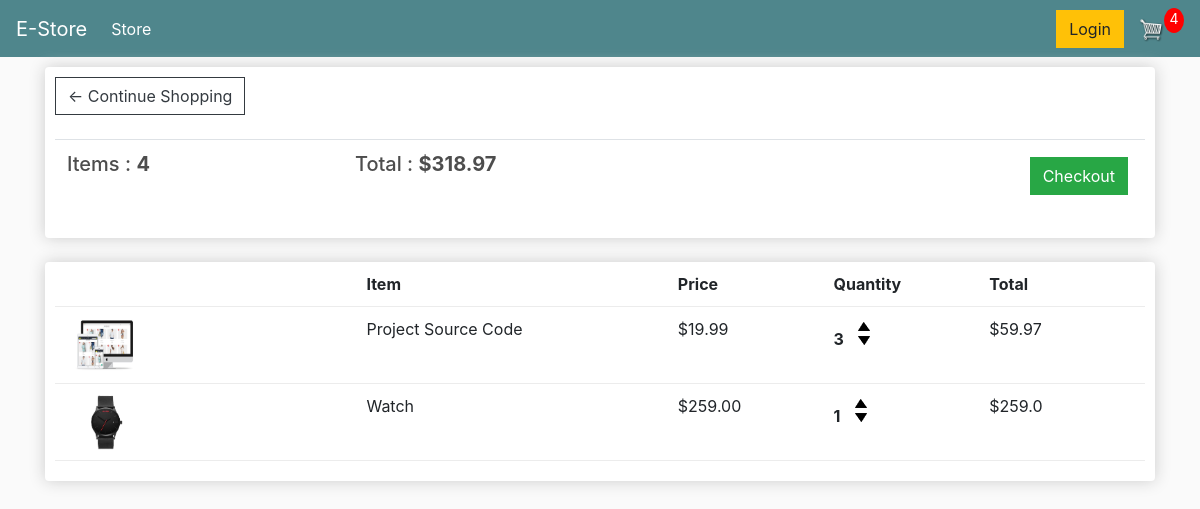
/cart/ (signed in), run on an earlier commit of the app's database.
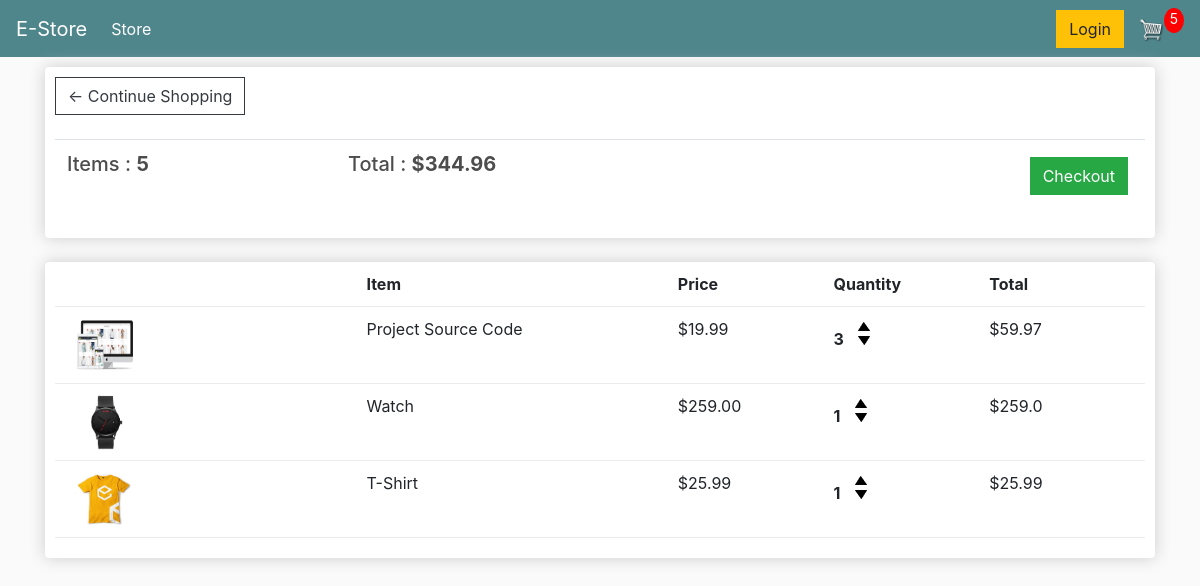
And on a later commit of the database.
### store/models.py (models this page shows, shortened)
class Order(models.Model):
    customer=models.ForeignKey(Customer, on_delete=models.SET_NULL, blank=True, null=True)
    date_ordered=models.DateTimeField(auto_now_add=True)
    complete=models.BooleanField(default=False, null=True, blank=False)
    transaction_id=models.CharField(max_length=200, null=True)
    @property
    def get_cart_total(self):
        orderitems=self.orderitem_set.all()
        total=sum([item.get_total for item in orderitems])
        return total
    @property
    def get_cart_items(self):
        orderitems=self.orderitem_set.all()
        total=sum([item.quantity for item in orderitems])
        return total

class OrderItem(models.Model):
    product=models.ForeignKey(Product, on_delete=models.SET_NULL, blank=True, null=True)
    order=models.ForeignKey(Order, on_delete=models.SET_NULL, blank=True, null=True)
    quantity=models.IntegerField(default=0, null=True, blank=True)
    date_added=models.DateTimeField(auto_now_add=True)
    @property
    def get_total(self):
        total=self.product.price * self.quantity
        return total

class Product(models.Model):
    name=models.CharField(max_length=200, null=True)
    price=models.FloatField()
    digital=models.BooleanField(default=False, null=True, blank=False)
    image=models.ImageField(null=True, blank=True)
    @property
    def imageURL(self):
        try:
            url=self.image.url
        except:
            url=''
        return url

### store/views.py (the view)
# urls.py: path('cart/', views.cart, name="cart"),
def cart(request):
    if request.user.is_authenticated:
        customer=request.user.customer
        order,created=Order.objects.get_or_create(customer=customer, complete=False)
        items=order.orderitem_set.all()
        cartItems=order.get_cart_items
    else:
        items=[]
        order={'get_cart_total':0, 'get_cart_items':0, 'shipping':False}
        cartItems=order['get_cart_items']
    context={'items':items, 'order':order, 'cartItems':cartItems}
    return render(request, 'store/cart.html', context)

### store/templates/store/cart.html
{% extends 'store/main.html' %}
{% load static %}
{% block content %}
    <div class="row">
        <div class="col-lg-12">
            <div class="box-element">
                <a class="btn btn-outline-dark" href="{% url 'store' %}">&#x2190; Continue Shopping</a>
                <br>
                <br>
                <table class="table">
                    <tr>
                        <th><h5>Items : <strong>{{order.get_cart_items}}</strong></h5></th>
                        <th><h5>Total : <strong>${{order.get_cart_total|floatformat:2}}</strong></h5></th>
                        <th>
                            <a style="float: right; margin: 5px;" class="btn btn-success" href="{% url 'checkout' %}">Checkout</a>
                        </th>
                    </tr>
                </table>
            </div>
            <br>
            <div class="box-element">
                <div class="cart-row">
                    <div style="flex:2"></div>
                    <div style="flex:2"><strong>Item</strong></div>
                    <div style="flex:1"><strong>Price</strong></div>
                    <div style="flex:1"><strong>Quantity</strong></div>
                    <div style="flex:1"><strong>Total</strong></div>
                </div>
                {% for item in items %}
                <div class="cart-row">
                    <div style="flex:2"><img class="row-image" src="{{item.product.imageURL}}"></div>
                    <div style="flex:2">{{item.product.name}}</div>
                    <div style="flex:1">${{item.product.price|floatformat:2}}</div>
                    <div style="flex:1">
                        <p class="quantity">{{item.quantity}}</p>
						<div class="quantity">
							<img data-product="{{item.product.id}}" data-action="add" class="chg-quantity update-cart" src="{% static  'images/arrow-up.png' %}">
							<img data-product="{{item.product.id}}" data-action="remove" class="chg-quantity update-cart" src="{% static  'images/arrow-down.png' %}">
						</div>
                    </div>
                    <div style="flex:1">${{item.get_total}}</div>
                </div>
                {% endfor %}
            </div>
        </div>
    </div>
{% endblock %}

### store/templates/store/main.html (shortened to what this page needs)
<!DOCTYPE html>
{% load static %}
<html>
<head>
    <link rel="stylesheet" href="https://stackpath.bootstrapcdn.com/bootstrap/4.4.1/css/bootstrap.min.css">
    <link rel="stylesheet" type="text/css" href="{% static 'css/main.css' %}">
</head>
<body>
    <nav class="navbar navbar-expand-lg navbar-dark bg-dark">
        <a class="navbar-brand" href="{% url 'store' %}">E-Store</a>
        <div class="collapse navbar-collapse" id="navbarSupportedContent">
          <ul class="navbar-nav mr-auto">
            <li class="nav-item active">
              <a class="nav-link" href="{% url 'store' %}"> Store <span class="sr-only">(current)</span></a>
            </li>
          </ul>
          <div class="form-inline my-2 my-lg-0">
            <a href="#" class="btn btn-warning">Login</a>
            <a href="{% url 'cart' %}">
               <img id="cart-icon" src="{% static 'images/cart.png' %}">
           </a>
           <p id="cart-total">{{cartItems}}</p>
          </div>
        </div>
      </nav>
    <div class="container">
        {% block content %}
        {% endblock %}
    </div>
</body>
</html>

### static/css/main.css (style rules this page uses)
body { background-color: hsl(0, 0%, 98%); }
h1,h2,h3,h4,h5,h6 { color:hsl(0, 0%, 30%); }
.box-element { box-shadow:hsl(0, 0%, 80%) 0 0 16px; background-color: #fff; border-radius: 4px; padding: 10px; }
.bg-dark { background-color: #4f868c!important; }
#cart-icon { width:25px; display: inline-block; margin-left: 15px; }
#cart-total { display: block; text-align: center; color:#fff; background-color: red; width: 20px; height: 25px; border-radius: 50%; font-size: 14px; }
.col-lg-4, .col-lg-6, .col-lg-8, .col-lg-12 { margin-top: 10px; }
.btn { border-radius: 0; }
.row-image { width: 100px; }
.cart-row { display: flex; align-items: flex-stretch; padding-bottom: 10px; margin-bottom: 10px; border-bottom: 1px solid #ececec; }
.quantity { display: inline-block; font-weight: 700; padding-right:10px; }
.chg-quantity { width: 12px; cursor: pointer; display: block; margin-top: 5px; transition:.1s; }

What changed in the data, as far as the page shows it:
computed for Order: get_cart_items "4" → "5"; get_cart_total "318.97" → "344.96"
added OrderItem: product.imageURL (picture), product.name "T-Shirt", product.price "25.99", quantity "1", get_total "25.99"
Also different on the page:
{{ cartItems }}: "4" → "5"
